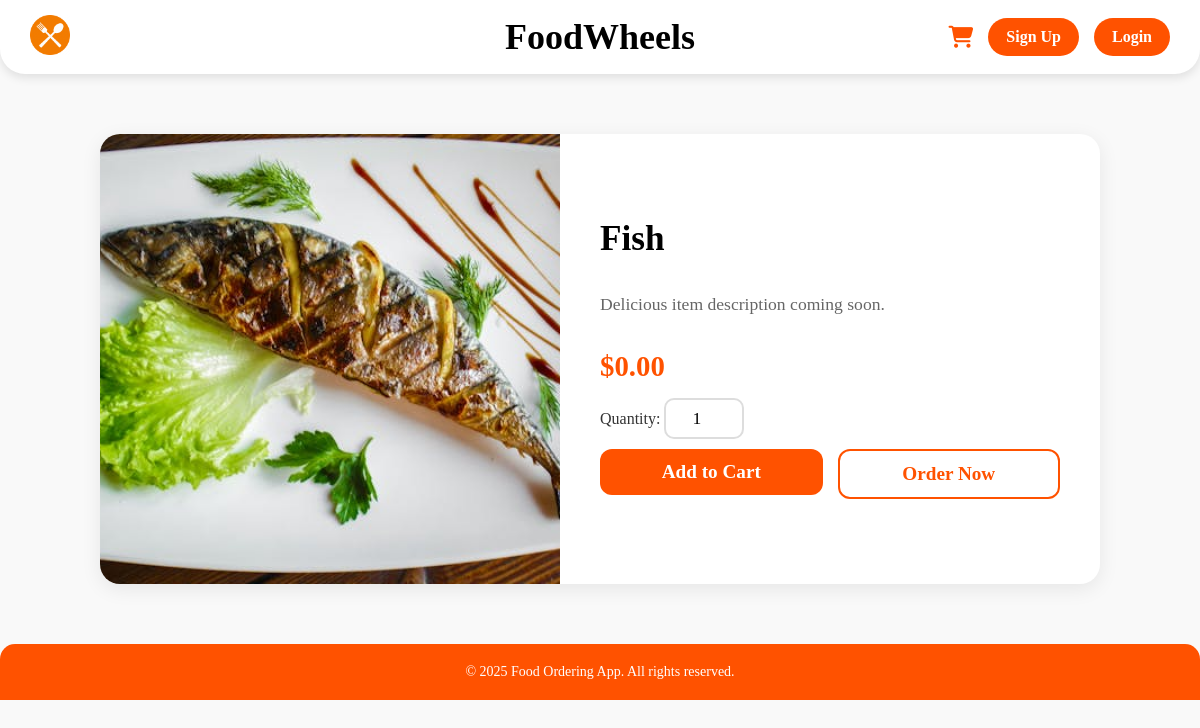
Page /item/1 on the committed database.
### app.py (models this page shows)
class FoodItem(db.Model):
    id = db.Column(db.Integer, primary_key=True)
    name = db.Column(db.String(100), nullable=False)
    tag = db.Column(db.String(50), nullable=False)
    sub_tag = db.Column(db.String(50), nullable=True)
    price = db.Column(db.Float, nullable=False)
    image_file = db.Column(db.String(100), nullable=False)
    description = db.Column(db.String(255), nullable=True)
    order_items = db.relationship('OrderItem', backref='food_item', lazy=True)

### app.py (the view)
@app.route('/item/<int:item_id>')
def item_details(item_id):
    user_data = None
    if 'user' in session:
        user_data = User.query.filter_by(email=session['user']).first()
    item = FoodItem.query.get_or_404(item_id)
    return render_template('item_details.html', user=user_data, item=item)

### templates/item_details.html (shortened to what this page needs)
<!DOCTYPE html>
<html lang="en">
<head>
    <link rel="stylesheet" href="{{ url_for('static', filename='item_details.css') }}">
    <link rel="stylesheet" href="https://cdnjs.cloudflare.com/ajax/libs/font-awesome/6.5.1/css/all.min.css">
</head>
<body>
    <header>
        <div class="logo">
            <a href="{{ url_for('home') }}">
                <img src="{{ url_for('static', filename='images/logo.webp') }}" alt="Logo">
            </a>
        </div>
        <div class="title">
            <h2>FoodWheels</h2>
        </div>
        <div class="auth-buttons">
            <a href="{{ url_for('cart_page') }}" class="cart-icon">
                <i class="fa-solid fa-cart-shopping"></i>
            </a>
            {% if user %}
                <div class="dropdown">
                    <button class="btn account-btn">Hi, {{ user.first_name }}</button>
                    <div class="dropdown-content">
                        <a href="{{ url_for('my_orders') }}">My Orders</a>
                        <a href="{{ url_for('my_bookings') }}">My Bookings</a>
                        <a href="{{ url_for('logout') }}">Logout</a>
                    </div>
                </div>
            {% else %}
                <a href="{{ url_for('signup') }}" class="btn">Sign Up</a>
                <a href="{{ url_for('login') }}" class="btn">Login</a>
            {% endif %}
        </div>
    </header>
    <div class="details-container">
        <div class="details-image">
            <img src="{{ url_for('static', filename='images/' + item.image_file) }}" alt="{{ item.name }}">
        </div>
        <div class="details-info">
            <h1>{{ item.name }}</h1>
            <p class="description">
                {{ item.description or 'Delicious item description coming soon.' }}
            </p>
            <p class="price">${{ "%.2f"|format(item.price) }}</p>
            <div classs="quantity-selector-container">
                <label for="quantity">Quantity:</label>
                <input type="number" id="quantity" name="quantity" value="1" min="1"
                       form="add-to-cart-form" class="quantity-input">
            </div>
            <div class="button-container">
                <form method="POST" action="{{ url_for('add_to_cart', item_id=item.id) }}" id="add-to-cart-form">
                    <button type="submit" class="add-to-cart-btn">
                        Add to Cart
                    </button>
                </form>
                <form method="POST" action="{{ url_for('order_now', item_id=item.id) }}" id="order-now-form">
                    <button type="submit" class="order-now-btn">
                        Order Now
                    </button>
                </form>
            </div>
        </div>
    </div>
    <footer>
        <p>&copy; 2025 Food Ordering App. All rights reserved.</p>
    </footer>
</body>
</html>

### static/item_details.css (style rules this page uses)
body { font-family: 'Chewy', cursive; background-color: #f9f9f9; color: #333; margin: 0; padding: 0; }
header { display: flex; align-items: center; justify-content: space-between; padding: 15px 30px; background: #ffffff; border-radius: 0 0 25px 25px; box-shadow: 0 4px 10px rgba(0, 0, 0, 0.1); position: relative; }
header .title { position: absolute; left: 50%; transform: translateX(-50%); font-size: 1.5rem; font-weight: bold; color: #000; }
header .logo img { width: 40px; }
.details-container { display: flex; max-width: 1000px; margin: 60px auto; background: #fff; border-radius: 20px; box-shadow: 0 5px 20px rgba(0,0,0,0.08); overflow: hidden; }
.details-image { flex: 1; height: 450px; }
.details-image img { width: 100%; height: 100%; object-fit: cover; display: block; }
.details-info { flex: 1; padding: 40px; display: flex; flex-direction: column; justify-content: center; }
.details-info h1 { font-size: 2.2rem; color: #000; margin-top: 0; margin-bottom: 15px; }
.details-info .description { font-size: 1.1rem; line-height: 1.5; color: #666; }
.details-info .price { font-size: 1.8rem; font-weight: bold; color: #FF5200; margin: 15px 0; }
.quantity-input { width: 60px; padding: 8px; font-size: 1.1rem; text-align: center; border: 2px solid #ddd; border-radius: 10px; font-family: 'Chewy', cursive; outline: none; }
.button-container { display: flex; gap: 15px; margin-top: 10px; }
.button-container form { flex: 1; }
.add-to-cart-btn, .order-now-btn { display: block; width: 100%; padding: 12px 20px; font-size: 1.2rem; font-weight: bold; border-radius: 12px; cursor: pointer; transition: all 0.3s; font-family: 'Chewy', cursive; text-decoration: none; text-align: center; }
.add-to-cart-btn { background-color: #FF5200; color: #fff; border: none; }
.order-now-btn { color: #FF5200; background-color: #fff; border: 2px solid #FF5200; }
footer { text-align: center; padding: 20px; background: #FF5200; color: white; margin-top: 60px; border-radius: 15px 15px 0 0; }
footer p { font-size: 14px; margin: 0; }
.auth-buttons { display: flex; align-items: center; gap: 15px; }
.auth-buttons .btn { padding: 10px 18px; text-decoration: none; background-color: #FF5200; color: #fff; border-radius: 25px; font-weight: bold; font-family: 'Chewy', cursive; font-size: 1rem; transition: background-color 0.3s; }
.cart-icon i { color: #FF5200 !important; font-size: 22px; transition: color 0.3s; }

### rows in the picture
FoodItem: image_file (picture), name "Fish", description "Delicious item description coming soon.", price "0.00"
